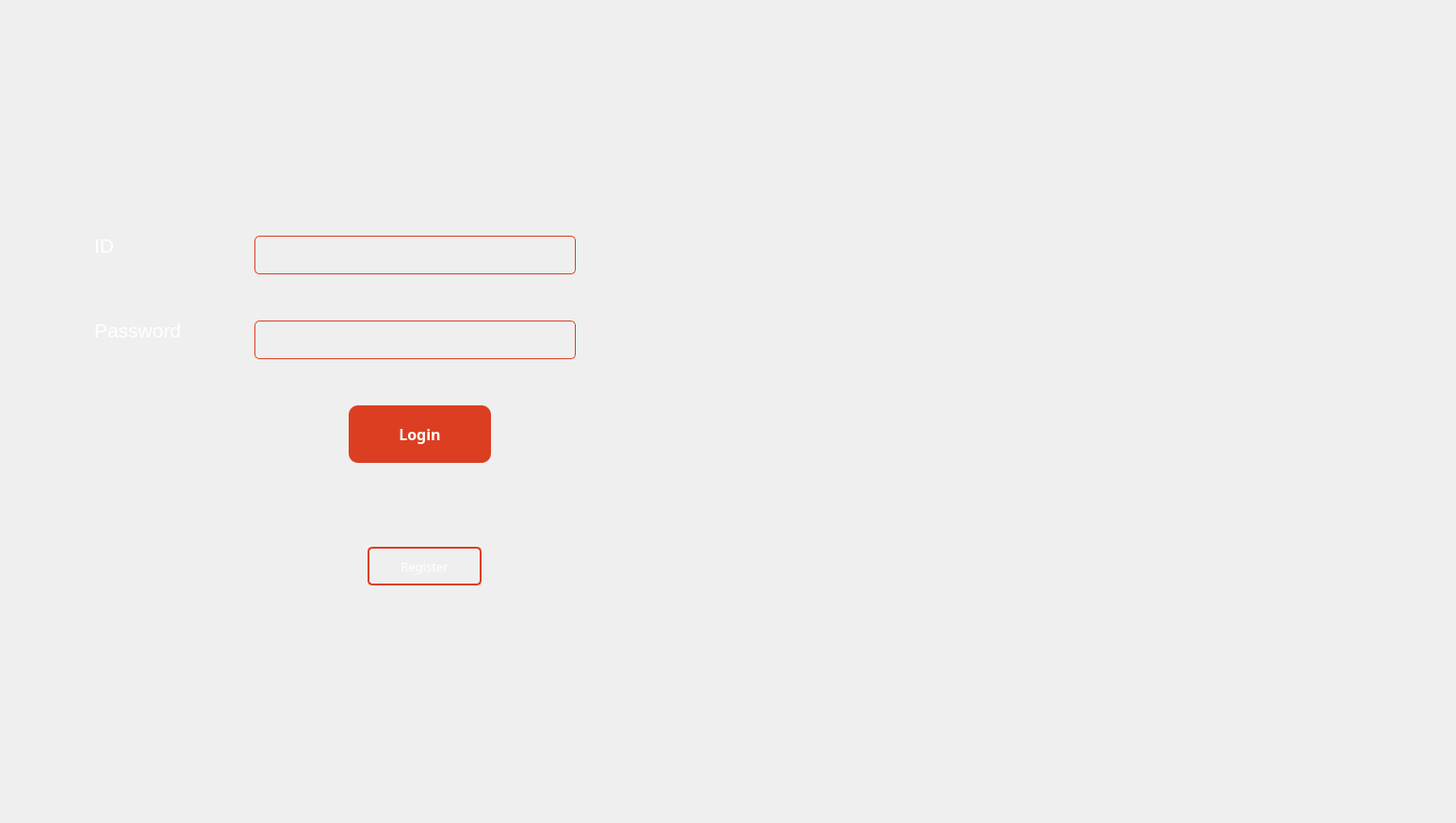
      <widget class="QWidget" name="LoginPage">
       <widget class="QFrame" name="frame2">
        <property name="geometry">
         <rect>
          <x>0</x>
          <y>0</y>
          <width>1536</width>
          <height>864</height>
         </rect>
        </property>
        <property name="styleSheet">
         <string notr="true">QFrame#frame2 {
	background-image: url(:/bg/loginn.png);
    background-position: center;
    background-repeat: no-repeat;
    background-size: cover;
    border: none;
}</string>
        </property>
        <property name="frameShape">
         <enum>QFrame::Shape::StyledPanel</enum>
        </property>
        <property name="frameShadow">
         <enum>QFrame::Shadow::Raised</enum>
        </property>
        <widget class="QPushButton" name="login">
         <property name="geometry">
          <rect>
           <x>370</x>
           <y>430</y>
           <width>151</width>
           <height>61</height>
          </rect>
         </property>
         <property name="font">
          <font>
           <family>Book Antiqua</family>
           <pointsize>12</pointsize>
           <bold>true</bold>
          </font>
         </property>
         <property name="cursor">
          <cursorShape>PointingHandCursor</cursorShape>
         </property>
         <property name="styleSheet">
          <string notr="true">QPushButton { 
   background-color: #DC3E22;
    color: white;
    border-radius: 10px; 
    font-weight: bold;
}
QPushButton:hover {
    background: #b33b1b; 
}
QPushButton:pressed {
    background: #992f15; 
}</string>
         </property>
         <property name="text">
          <string>Login</string>
         </property>
        </widget>
        <widget class="QLineEdit" name="id">
         <property name="geometry">
          <rect>
           <x>270</x>
           <y>250</y>
           <width>341</width>
           <height>41</height>
          </rect>
         </property>
         <property name="styleSheet">
          <string notr="true">QLineEdit {
    border: 1px solid #DC3E22; 
    border-radius: 5px;        
    background: transparent;  
    padding: 8px;
	color: rgb(255, 255, 255);
    font-siza: 18px
}</string>
         </property>
        </widget>
        <widget class="QLineEdit" name="password">
         <property name="geometry">
          <rect>
           <x>270</x>
           <y>340</y>
           <width>341</width>
           <height>41</height>
          </rect>
         </property>
         <property name="styleSheet">
          <string notr="true">QLineEdit {
    border: 1px solid #DC3E22; 
    border-radius: 5px;        
    background: transparent;  
    padding: 8px;
	color: rgb(255, 255, 255);
    font-siza: 18px
}</string>
         </property>
         <property name="echoMode">
          <enum>QLineEdit::EchoMode::Password</enum>
         </property>
        </widget>
        <widget class="QLabel" name="label">
         <property name="geometry">
          <rect>
           <x>100</x>
           <y>230</y>
           <width>161</width>
           <height>61</height>
          </rect>
         </property>
         <property name="font">
          <font>
           <pointsize>16</pointsize>
          </font>
         </property>
         <property name="styleSheet">
          <string notr="true">color: rgb(255, 255, 255);</string>
         </property>
         <property name="text">
          <string>ID</string>
         </property>
        </widget>
        <widget class="QLabel" name="label_2">
         <property name="geometry">
          <rect>
           <x>100</x>
           <y>320</y>
           <width>161</width>
           <height>61</height>
          </rect>
         </property>
         <property name="font">
          <font>
           <pointsize>16</pointsize>
          </font>
         </property>
         <property name="styleSheet">
          <string notr="true">color: rgb(255, 255, 255);</string>
         </property>
         <property name="text">
          <string>Password</string>
         </property>
        </widget>
        <widget class="QPushButton" name="pushButton">
         <property name="geometry">
          <rect>
           <x>390</x>
           <y>580</y>
           <width>121</width>
           <height>41</height>
          </rect>
         </property>
         <property name="font">
          <font>
           <family>Book Antiqua</family>
           <pointsize>10</pointsize>
          </font>
         </property>
         <property name="cursor">
          <cursorShape>PointingHandCursor</cursorShape>
         </property>
         <property name="styleSheet">
          <string notr="true">QPushButton {
    background: transparent;          
    border: 2px solid #DC3E22;         
    border-radius: 5px;                
    color: white;                       
    padding: 5px 10px;                 
}
QPushButton:hover {
    background: rgba(220, 62, 34, 0.1);  
}
QPushButton:pressed {
    background: rgba(220, 62, 34, 0.2); 
}
</string>
         </property>
         <property name="text">
          <string>Register</string>
         </property>
        </widget>
       </widget>
      </widget>
